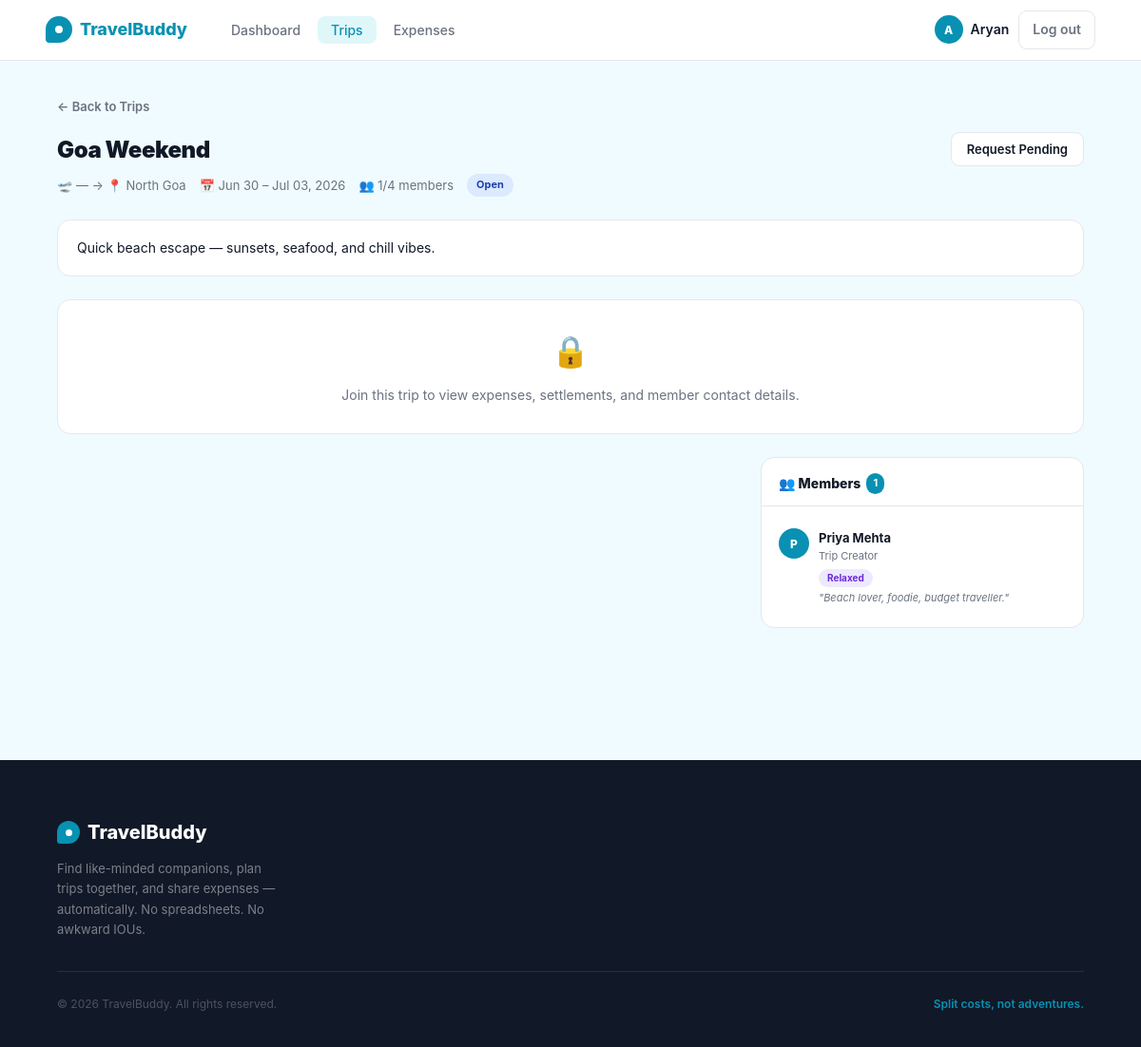
The app's page /trips/3 (signed in), older data.
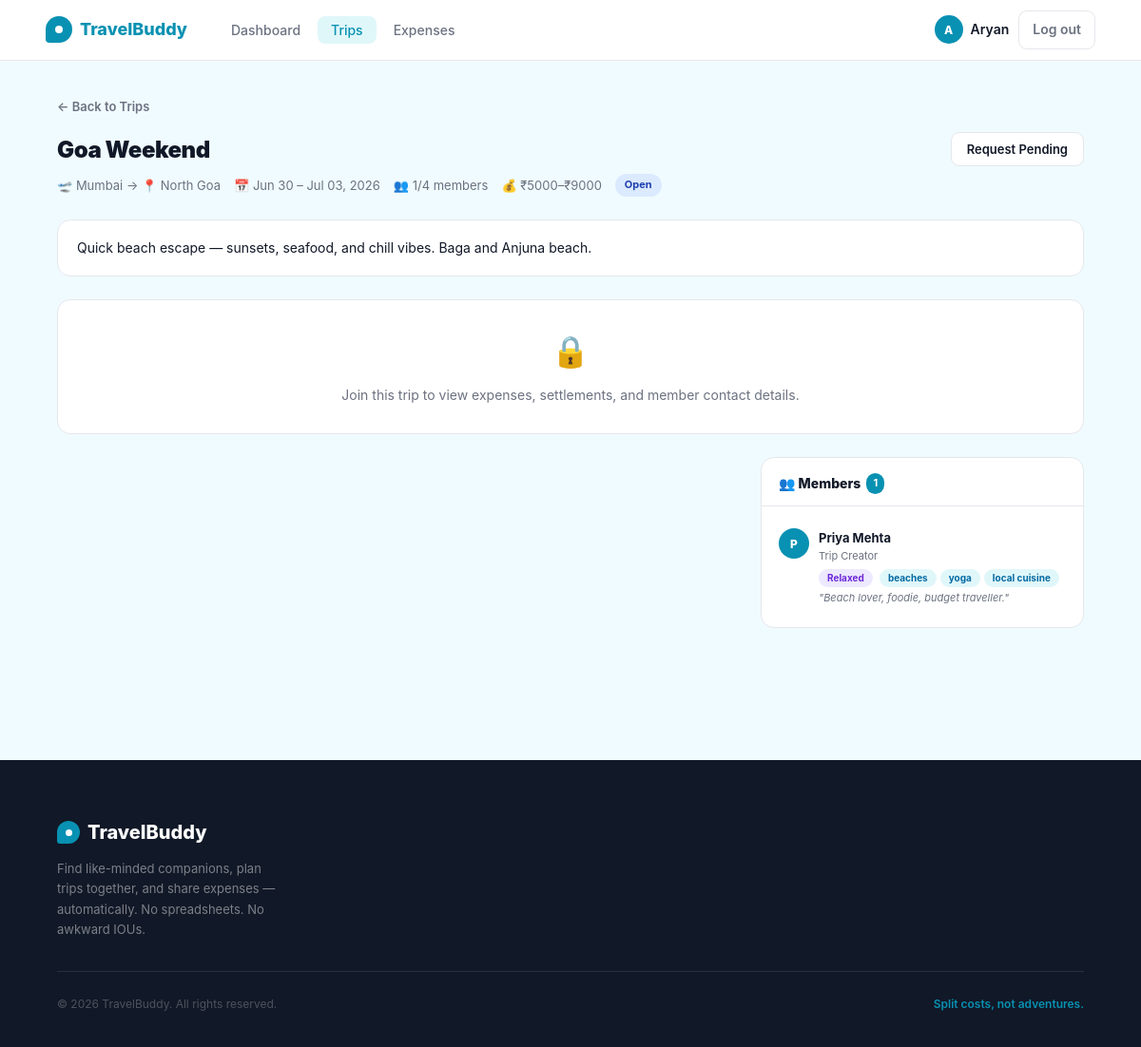
The same page, newer data.
### app/models.py (models this page shows, shortened)
class Trip(db.Model):
    __tablename__ = 'trips'
    __table_args__ = (
        db.Index('ix_trips_owner_status', 'owner_id', 'status'),
        db.Index('ix_trips_public_start', 'is_public', 'start_date'),
    )
    id          = db.Column(db.Integer, primary_key=True)
    owner_id    = db.Column(db.Integer, db.ForeignKey('users.id'), nullable=False)
    title       = db.Column(db.String(150), nullable=False)
    destination = db.Column(db.String(150), nullable=False)
    departure_city = db.Column(db.String(100), default='')
    start_date  = db.Column(db.Date, nullable=False)
    end_date    = db.Column(db.Date, nullable=False)
    description = db.Column(db.Text, default='')
    budget_min  = db.Column(db.Float, default=0)
    budget_max  = db.Column(db.Float, default=0)
    max_members = db.Column(db.Integer, default=4)
    status      = db.Column(db.String(20), default='OPEN')
    join_deadline           = db.Column(db.DateTime, nullable=True)
    open_roster             = db.Column(db.Boolean, default=False, nullable=False,
                                        server_default='0')
    confirmation_deadline   = db.Column(db.DateTime, nullable=True)
    confirmation_started_at = db.Column(db.DateTime, nullable=True)
    cancelled_at            = db.Column(db.DateTime, nullable=True)
    is_public   = db.Column(db.Boolean, default=True)
    created_at  = db.Column(db.DateTime, default=lambda: datetime.now(timezone.utc))
    owner    = db.relationship('User', back_populates='owned_trips')
    members  = db.relationship('TripMember', back_populates='trip', lazy='dynamic',
                               cascade='all, delete-orphan')
    expenses = db.relationship('Expense', back_populates='trip', lazy='dynamic',
                               cascade='all, delete-orphan')
    @property
    def joining_closed(self):
        if self.status and self.status.upper() != 'OPEN':
            return True
        now_naive = datetime.utcnow()
        if self.join_deadline is not None:
            dl = self.join_deadline
            if dl.tzinfo is not None:
                dl = dl.replace(tzinfo=None)
            return now_naive >= dl
        return _date.today() >= (self.start_date - timedelta(days=1))
    @property
    def join_deadline_passed(self) -> bool:
        if self.join_deadline is None:
            return False
        now_naive = datetime.utcnow()
        dl = self.join_deadline
        if dl.tzinfo is not None:
            dl = dl.replace(tzinfo=None)
        return now_naive >= dl
    def is_open(self):
        return self.status and self.status.upper() == 'OPEN'
    def is_awaiting_confirmation(self):
        return self.status and self.status.upper() == 'AWAITING_CONFIRMATION'
    def is_confirmed(self):
        return self.status and self.status.upper() == 'CONFIRMED'
    def is_active(self):
        return self.status and self.status.upper() == 'ACTIVE'
    def is_completed(self):
        return self.status and self.status.upper() == 'COMPLETED'
    def is_cancelled(self):
        return self.status and self.status.upper() == 'CANCELLED'
    @property
    def status_label(self):
        return {
            'OPEN': 'Open',
            'AWAITING_CONFIRMATION': 'Awaiting Confirmation',
            'CONFIRMED': 'Confirmed',
            'ACTIVE': 'Active',
            'COMPLETED': 'Completed',
            'CANCELLED': 'Cancelled',
        }.get(self.status.upper() if self.status else '', 'Unknown')
    def member_count(self):
        return self.members.filter_by(status='accepted').count() + 1  # +1 for owner
    def accepted_members(self):
        return TripMember.query.filter_by(trip_id=self.id, status='accepted').all()
    def is_full(self):
        return self.member_count() >= self.max_members
    def all_member_users(self):
        users = [self.owner]
        for m in self.accepted_members():
            users.append(m.user)
        return users
    def maybe_transition_to_awaiting(self):
        if not self.is_open():
            return False
        if self.join_deadline_passed:
            self.status = 'AWAITING_CONFIRMATION'
            if not self.confirmation_started_at:
                self.confirmation_started_at = datetime.now(timezone.utc)
            return True
        return False
    def refresh_status(self):
        if self.is_cancelled() or self.status is None:
            return False
        today = _date.today()
        updated = False
        if self.status.upper() in ('OPEN', 'AWAITING_CONFIRMATION', 'CONFIRMED'):
            if today > self.end_date:
                self.status = 'COMPLETED'
                updated = True
            elif today >= self.start_date:
                self.status = 'ACTIVE'
                updated = True
        elif self.status.upper() == 'ACTIVE':
            if today > self.end_date:
                self.status = 'COMPLETED'
                updated = True
        return updated
    def total_spent(self):
        return round(sum(e.amount for e in self.expenses), 2)
    def your_share(self, user_id):
        mc = self.member_count()
        return round(self.total_spent() / mc, 2) if mc else 0.0
    def settlement_summary(self):
        summary = []
        for user in self.all_member_users():
            paid = sum(e.amount for e in self.expenses.filter_by(paid_by_id=user.id))
            share = self.your_share(user.id)
            summary.append({
                'user': user,
                'paid': round(paid, 2),
                'share': share,
                'balance': round(paid - share, 2)
            })
        return summary
    def calculate_settlements(self):
        members = self.all_member_users()
        mc = len(members)
        if mc == 0:
            return []
        total = sum(e.amount for e in self.expenses)
        share = total / mc
        balances = []
        for user in members:
            paid = sum(e.amount for e in self.expenses.filter_by(paid_by_id=user.id))
            balances.append([user, round(paid - share, 2)])
        creditors = sorted([b for b in balances if b[1] > 0.009], key=lambda x: -x[1])
        debtors   = sorted([b for b in balances if b[1] < -0.009], key=lambda x: x[1])
        settlements = []
        i, j = 0, 0
        return settlements

### app/trips/routes.py (the view)
@trips.route('/trips/<int:trip_id>')
def detail(trip_id):
    if not current_user.is_authenticated:
        flash('Login to view full trip details and send a buddy request.', 'error')
        return redirect(url_for('auth.login', next=request.url))
    trip = db.get_or_404(Trip, trip_id)
    status_changed = False
    if trip.maybe_transition_to_awaiting():
        status_changed = True
    if trip.refresh_status():
        status_changed = True
    if status_changed:
        db.session.commit()
    is_owner = trip.owner_id == current_user.id
    membership = TripMember.query.filter_by(trip_id=trip.id, user_id=current_user.id).first()
    is_member = is_owner or (membership is not None and membership.status == 'accepted')
    pending_requests = []
    if is_owner:
        pending_requests = TripMember.query.filter_by(trip_id=trip.id, status='pending').all()
    expense_form = None
    if is_member:
        expense_form = ExpenseForm()
        expense_form.paid_by_id.choices = [(current_user.id, current_user.name)]
        if not expense_form.expense_date.data:
            expense_form.expense_date.data = date.today()
    expenses_list = trip.expenses.order_by(Expense.date.desc(), Expense.created_at.desc()).all()
    settlement_lookup = {}
    for s in trip.settlements.all():
        settlement_lookup[(s.payer_id, s.payee_id)] = s
    if is_member:
        _log_visible_contacts(trip, current_user.id)
        db.session.commit()
    contact_visible = {}
    if is_member:
        all_participant_ids = [trip.owner_id] + [m.user_id for m in trip.accepted_members()]
        for uid in all_participant_ids:
            contact_visible[uid] = trip.contact_visible_for(current_user.id, uid)
    return render_template('trips/detail.html',
        trip=trip,
        is_owner=is_owner,
        is_member=is_member,
        membership=membership,
        pending_requests=pending_requests,
        expense_form=expense_form,
        expenses_list=expenses_list,
        settlement=trip.settlement_summary(),
        settlements=trip.calculate_settlements(),
        settlement_lookup=settlement_lookup,
        contact_visible=contact_visible,
        today=date.today()
    )

### app/models.py (called while the page is built)
@login_manager.user_loader
def load_user(user_id):
    return db.session.get(User, int(user_id))

    def interests_list(self):
        return [i.strip() for i in self.interests.split(',') if i.strip()] if self.interests else []

### app/templates/trips/detail.html (shortened to what the changed rows need)
{% extends "base.html" %}
{% block content %}
<div class="trip-page">
  <div class="trip-inner">
    <a href="{{ url_for('trips.index') }}" class="btn-back">← Back to Trips</a>
    <div class="trip-header">
      <div>
        <h1 class="trip-title">{{ trip.title }}</h1>
        <div class="trip-sub">
          <span>🛫 {% if trip.departure_city %}{{ trip.departure_city }}{% else %}—{% endif %} → 📍 {{ trip.destination }}</span>
          <span>📅 {{ trip.start_date.strftime('%b %d') }} – {{ trip.end_date.strftime('%b %d, %Y') }}</span>
          <span>👥 {{ trip.member_count() }}/{{ trip.max_members }} members</span>
          {% if trip.budget_min or trip.budget_max %}
          <span>💰 ₹{{ "%.0f"|format(trip.budget_min) }}–₹{{ "%.0f"|format(trip.budget_max) }}</span>
          {% endif %}
          {% if trip.is_cancelled() %}
            <span class="badge badge-cancelled">{{ trip.status_label }}</span>
          {% elif trip.is_active() %}
            <span class="badge badge-active">{{ trip.status_label }}</span>
          {% elif trip.is_completed() %}
            <span class="badge badge-completed">{{ trip.status_label }}</span>
          {% elif trip.is_confirmed() %}
            <span class="badge badge-confirmed">{{ trip.status_label }}</span>
          {% elif trip.is_awaiting_confirmation() %}
            <span class="badge badge-awaiting">{{ trip.status_label }}</span>
          {% elif trip.is_open() %}
            <span class="badge badge-open">{{ trip.status_label }}</span>
          {% else %}
            <span class="badge badge-upcoming">{{ trip.status_label }}</span>
          {% endif %}
        </div>
      </div>
      <div class="header-actions">
      </div>
    </div>
    {% if trip.description %}
      <div class="desc-card">{{ trip.description }}</div>
    {% endif %}
    {% if not is_member %}
    <div class="lock-notice">
      <div class="lock-icon">🔒</div>
      <p>Join this trip to view expenses, settlements, and member contact details.</p>
    </div>
    {% endif %}
    <div class="trip-grid">
      <div class="right-col">
        <div class="panel">
          <div class="panel-body">
            <div class="member-item">
              <div>
                <div class="profile-meta">
                  <span class="profile-tag-style">{{ trip.owner.travel_style|capitalize }}</span>
                  {% for interest in trip.owner.interests_list() %}<span class="profile-tag-interest">{{ interest }}</span>{% endfor %}
                </div>
              </div>
            </div>
          </div>
        </div>
      </div>
    </div>
  </div>
</div>
{% endblock %}

Row changes from the older to the newer data that the page shows:
changed Trip "Goa Weekend": departure_city (not shown) → "Mumbai"; budget_min (not shown) → "5000"; budget_max (not shown) → "9000"; description "Quick beach escape — sunsets, seafood, and chill vibes." → "Quick beach escape — sunsets, seafood, and chill vibes. Baga and Anjuna beach."
Text that changed along with them:
new list line: "beaches"
new list line: "yoga"
new list line: "local cuisine"
